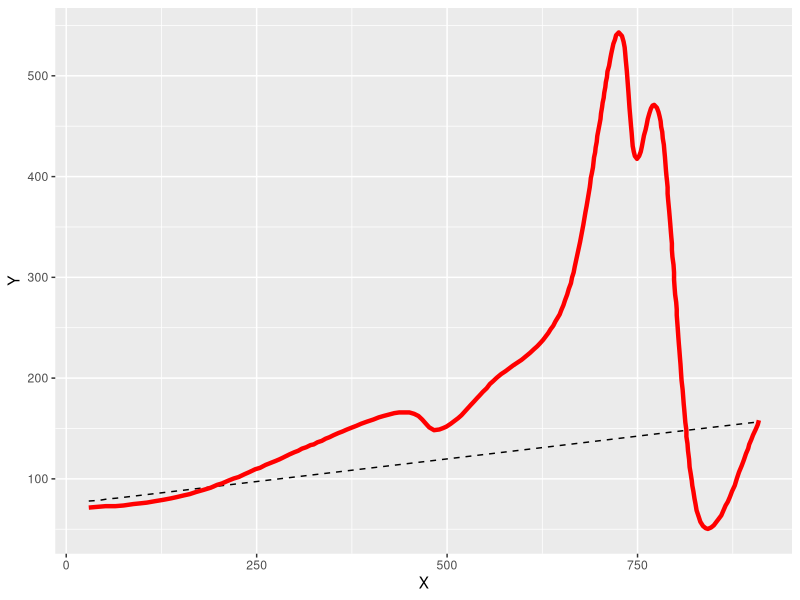
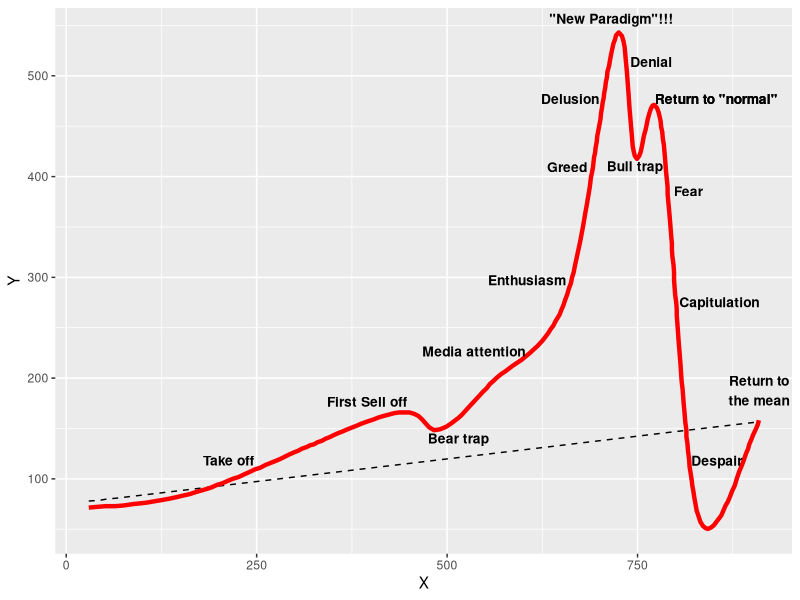
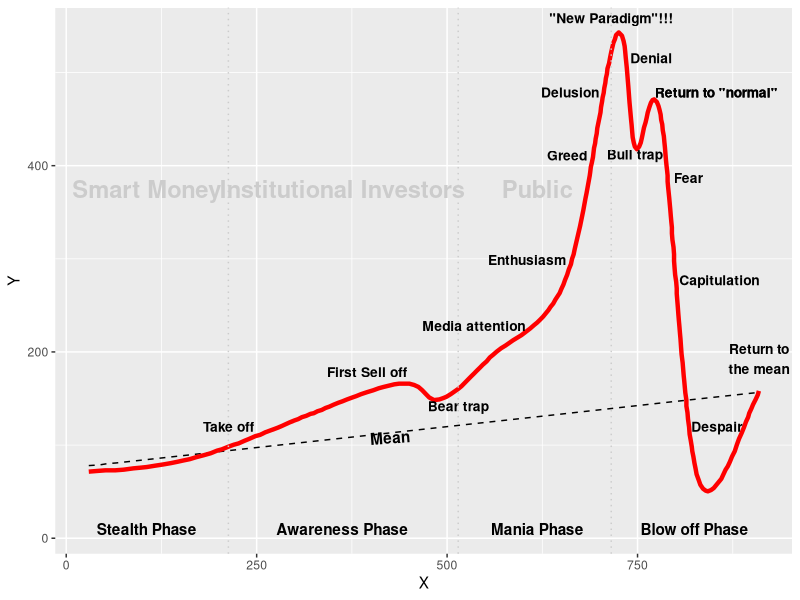
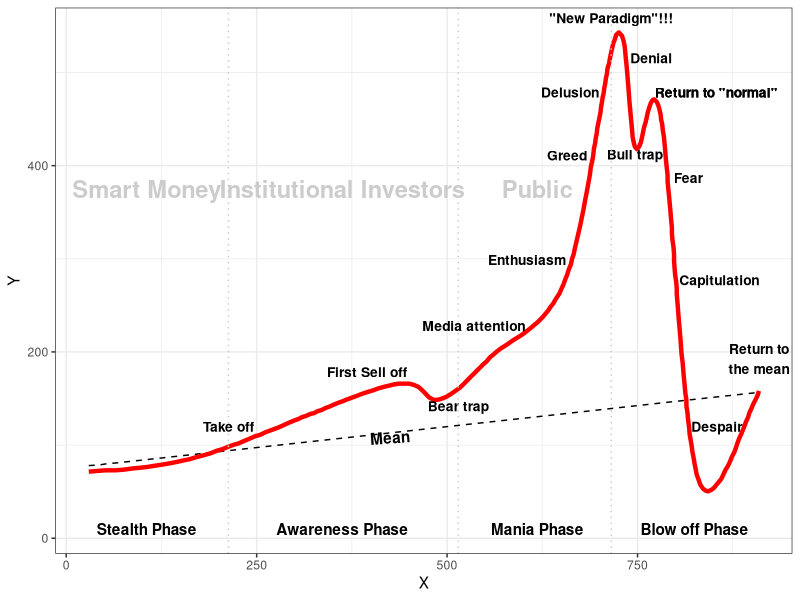
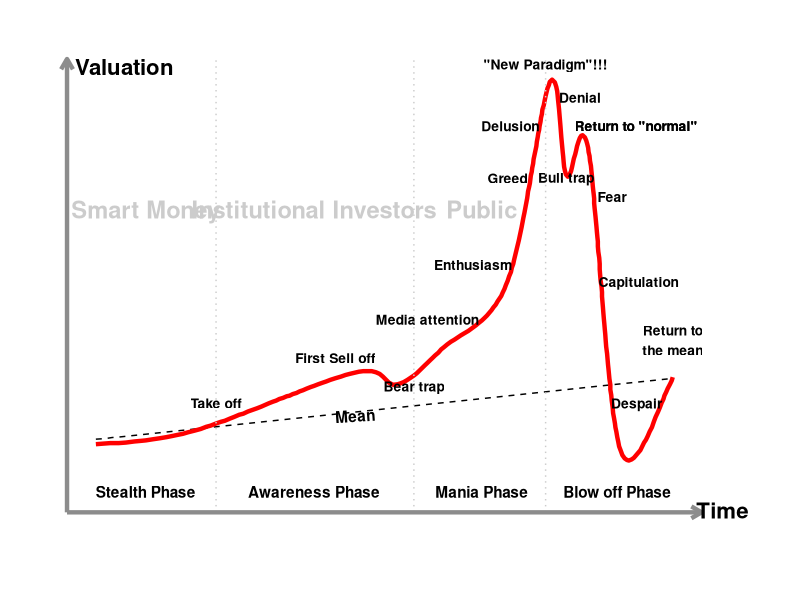

Reproduce these figures in R, in order.
## ---- chunk 1
knitr::opts_chunk$set(echo = TRUE, warning = FALSE, message = FALSE, fig.align = "center", fig.width=10, fig.height=7, out.width=600)

library(tidyverse)
library(ggrepel)
library(knitr)
library(kableExtra)
## ---- chunk 2
cv <- read_csv("data/Investment_Bubble_Cycle.csv") %>%
    mutate(Y = Y + 50)

cv %>%
    head() %>%
    kable() %>%
    kable_styling(bootstrap_options = c("striped", "hover"), full_width = FALSE)
## ---- chunk 3
ln <- read_csv("data/Investment_Bubble_Cycle_Line.csv") %>%
    mutate(Y = Y + 50 + 28)

ln %>%
    head() %>%
    kable() %>%
    kable_styling(bootstrap_options = c("striped", "hover"), full_width = FALSE)
## ---- chunk 4
p1 <- ggplot(data = ln, aes(x = X, y = Y)) +
    geom_line(linetype = "dashed") +
    geom_line(data = cv, colour = "red", size = 1.5)

p1
## ---- chunk 5
mapping = tibble(
    X = cv$X[c(20, 50, 70, 75, 105, 125, 138, 150, 175, 165, 185, 208, 225, 255, 280)],
    Label = c("Take off", "First Sell off", "Bear trap", "Media attention", "Enthusiasm",
              "Greed", "Delusion", "\"New Paradigm\"!!!", "Bull trap", "Denial",
              "Return to \"normal\"", "Fear", "Capitulation", "Despair", "Return to\nthe mean")
) %>%
    left_join(cv) %>%
    mutate(Y = ifelse(Label %in% c("Bear trap"), Y - 40, Y)) %>%
    mutate(Y = ifelse(Label %in% c("Media attention"), Y + 30, Y),
           X = ifelse(Label %in% c("Enthusiasm"), X - 50, X),
           X = ifelse(Label %in% c("Greed"), X - 30, X),
           X = ifelse(Label %in% c("Delusion"), X - 40, X),
           X = ifelse(Label %in% c("Denial"), X + 30, X),
           Y = ifelse(Label %in% c("Denial"), Y + 10, Y),
           X = ifelse(Label %in% c("Return to \"normal\""), X + 90, X),
           Y = ifelse(Label %in% c("\"New Paradigm\"!!!"), Y + 15, Y),
           Y = ifelse(Label %in% c("Return to\nthe mean"), Y - 30, Y),
           X = ifelse(Label %in% c("Fear"), X + 25, X),
           X = ifelse(Label %in% c("Capitulation"), X + 55, X),
           Y = ifelse(Label %in% c("Despair"), Y + 45, Y),
           X = ifelse(Label %in% c("Despair"), X + 18, X),
           Y = ifelse(Label %in% c("Bull trap"), Y - 30, Y))
## ---- chunk 6
p2 <- p1 + 
    geom_text(data = mapping, aes(label = Label), vjust = -1.5, fontface = "bold", size = 3.5)

p2
## ---- chunk 7
verticals <- tibble(
    X = cv$X[c(20, 70, 150)],
)

sub_labels <- tibble(
    X = cv$X[c(8, 45, 92, 250)],
    lbl = c("Stealth Phase", "Awareness Phase", "Mania Phase", "Blow off Phase"),
    lbl2 = c("Smart Money", "Institutional Investors", "Public", NA)
)
## ---- chunk 8
p3 <- p2 + geom_vline(data = verticals, aes(xintercept = X), linetype = "dotted", colour = "grey80") +
    geom_text(data = sub_labels, aes(label = lbl, y = 10), fontface = "bold") +
    geom_text(data = sub_labels, aes(label = lbl2, y = 375), fontface = "bold", colour = "grey80", size = 6) +
    annotate("text", x = 425, y = 108, label = "Mean", angle = 4, fontface = "bold")

p3
## ---- chunk 9
p4 <- p3 + theme_bw()

p4
## ---- chunk 10
p5 <- p4 + theme(
    axis.ticks = element_blank(),
    axis.text = element_blank(),
    panel.border = element_blank(), 
    axis.line = element_line(size = 1.5, colour = "grey55", arrow = grid::arrow(length = unit(0.3, "cm"))),
    axis.title = element_text(size = 16, face = "bold", hjust = 1),
    axis.title.y = element_text(angle = 0, margin = margin(l = 20, r = -80)),
    axis.title.x = element_text(hjust = 1.08, vjust = 4.5),
    plot.margin=unit(c(1.5,2.5,1.5,1.2),"cm"),
    panel.grid = element_blank()
) +
    labs(
        x = "Time",
        y = "Valuation"
    )

p5
